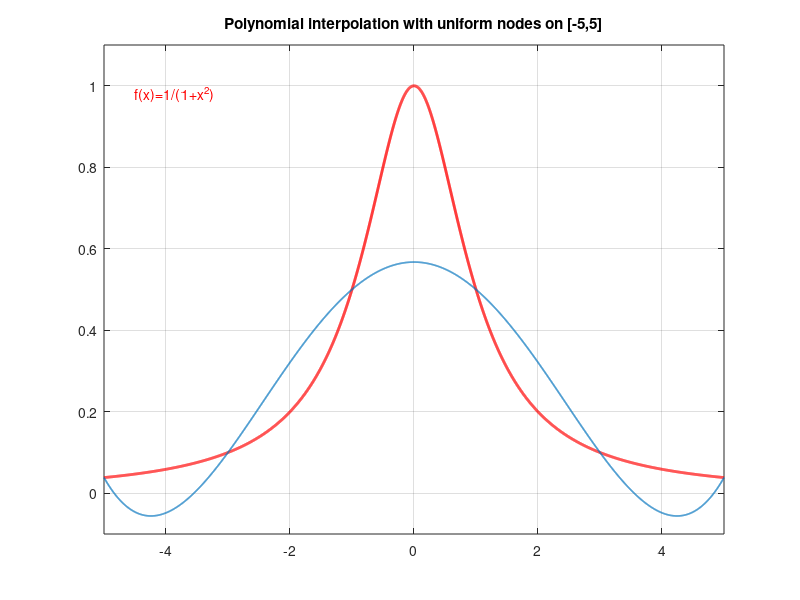

Reproduce this figure in MATLAB. (Note: this script raises an error after producing the figure.)
function runge
    clf; 
    hold on; 
    grid on; 
    box on;

    axis([-5 5 -0.1 1.1]);                         
    title('Polynomial interpolation with uniform nodes on [-5,5]'); 

    f = @(x) 1./(1 + (x.^2));
    x = linspace(-5, 5, 4000);
    y = f(x);
    plot(x, y, 'r', 'LineWidth', 2, 'DisplayName', 'f(x)=1/(1+x^2)');
    text(0.05, 0.9, 'f(x)=1/(1+x^2)', 'Units','normalized', 'Color','r');


    for n = [6 10 14]                
        x_nodes = linspace(-5, 5, n);
        y_nodes = f(x_nodes);

        p = polyfit(x_nodes, y_nodes, n-1);   
        y_interp = polyval(p, x);

        label_str = sprintf('%d nodes (deg %d)', n, n-1);
        h = plot(x, y_interp, 'LineWidth', 1.2, 'DisplayName', label_str);

        plot(x_nodes, y_nodes, 'o', 'MarkerSize', 4, 'HandleVisibility','off', ...
             'Color', h.Color);
    end

    legend('Location','best');
    hold off;
end